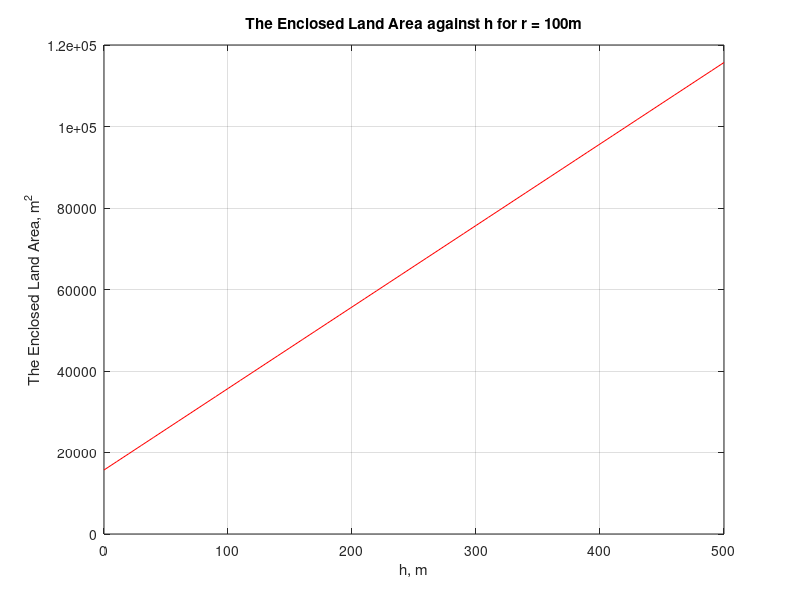

Here is the MATLAB script that generated this plot: (Note: this script raises an error after producing the figure.)
% Project 2
% by: Tan Kar Jun Gary

% a
r = 100;
h = [0:10:500];

area = h*2.*r + 0.5*pi*r.^2;


figure(1);
plot(h,area,'-r');
title('The Enclosed Land Area against h for r = 100m');
ylabel('The Enclosed Land Area, m^2');
xlabel('h, m');
grid;


% b
r = [0:10:300];
h = [100 200 300 400];

area1 = fencearea(r,h(1));
area2 = fencearea(r,h(2));
area3 = fencearea(r,h(3));
area4 = fencearea(r,h(4));

figure(2);
plot(r,area1,'-r',r,area2,'-g',r,area3,'-c',r,area4,'-k');
title('The Enclosed Land Area against r with Different h');
ylabel('The Enclosed Land Area, m^2');
xlabel('r, m');
legend('h = 100m', 'h = 200m', 'h = 300m', 'h = 400m');
grid;


% c
r = [0:10:300];
h = [0:10:500];

[rr,hh] = meshgrid(r,h);
area = fencearea(rr,hh);

figure(3);
surf(rr,hh,area);
title('The Enclosed Land Area against r and h');
xlabel('r,m');
ylabel('h,m');
zlabel('The Enclosed Land Area, m^2');
grid on;

figure(4);
contour(rr,hh,area);
title('Series of Lines of Constant Land Area');
xlabel('r,m');
ylabel('h,m');
zlabel('The Enclosed Land Area, m^2');
grid;


% d
L = 1000;
hmin = 0;
rmax = (L - 2*hmin)/(0.5*2*pi);

r = [0:0.1:rmax];
h = (L - 0.5*2*pi*r)/2;

area = fencearea(r,h);

r1 = [0:0.0001:rmax];
h1 = (L - 0.5*2*pi*r1)/2;

area1 = fencearea(r1,h1);

[maxarea, amax] = max(area1);

figure(5);
plot(r,area,'-c');
title('The Enclosed Land Area against r for Length of Fence=1000m');
xlabel('r,m');
ylabel('The Enclosed Land Area, m^2');
grid;

disp('The dimension h corresponding to the maximum enclosed land area is:');
disp(h1(amax));

disp('The dimension r corresponding to the maximum enclosed land area is:');
disp(r1(amax));

Lmax = 2000;
h2min = 0;
r2max = (Lmax - 2*h2min)/(0.5*2*pi);

r2 = [0:0.1:r2max];
z = length(r2);
L = linspace(0,2000,z);
h2 = (L - 0.5*2*pi.*r2)/2;

area2 = fencearea(r2,h2);

figure(6);
plot(L,area2);
title('The Maximum Enclosed Land Area against Length of Fence');
xlabel('Length of fence, m');
ylabel('The Enclosed Land Area, m^2');
grid;



